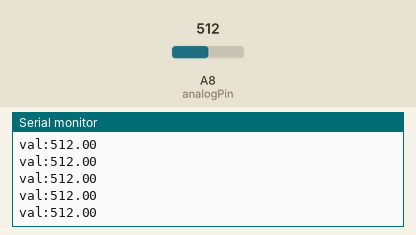
Recording of a sketch running on a simulated Arduino Mega 2560, built with avr-gcc and run on an emulated ATmega2560. Shown: the last lines printed to the serial monitor. The test bench sets the inputs (shaded band); at power-on: A8 (analogPin) = 512.

Above: at 1.2 s.
1.3 s: A8 (analogPin) set to 716
At 2.1 s:
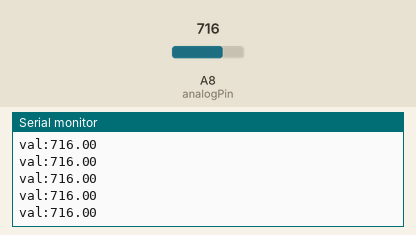
2.8 s: A8 (analogPin) set to 900
At 3.5 s:
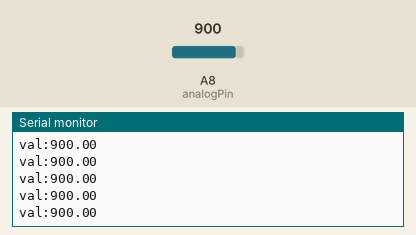
Timing chart, 0 to 5.8 s (numbered marks = the images above; inputs shaded):
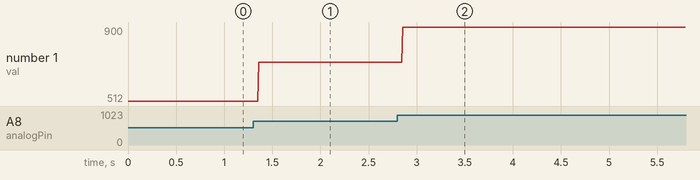

Measured:
- after the input at 1.3 s, the serial monitor: prints a new line after 0.06 s (image 1)
- after the input at 2.8 s, the serial monitor: prints a new line after 0.06 s (image 2)
- plotted number 1: 512 → 716 after the input at 1.3 s, 716 → 900 after the input at 2.8 s

The sketch:

lidar_arduino.ino
```cpp
int analogPin=A8;
float val=0,d=0;

void setup() {
  pinMode(analogPin,INPUT);
  //pinMode(e,OUTPUT);
  Serial.begin(9600);
}

void loop() {
 val = analogRead(analogPin);
 //d=map(val,0,676,0,9);
  Serial.print("val:");
 Serial.println(val);
 //Serial.print("d:");
 //Serial.println(d);
 /*if(d>1&&d<6)
 {
  digitalWrite(e,HIGH);
  }
  else
  {
   digitalWrite(e,LOW);
  }*/
  delay(10);
}
```
